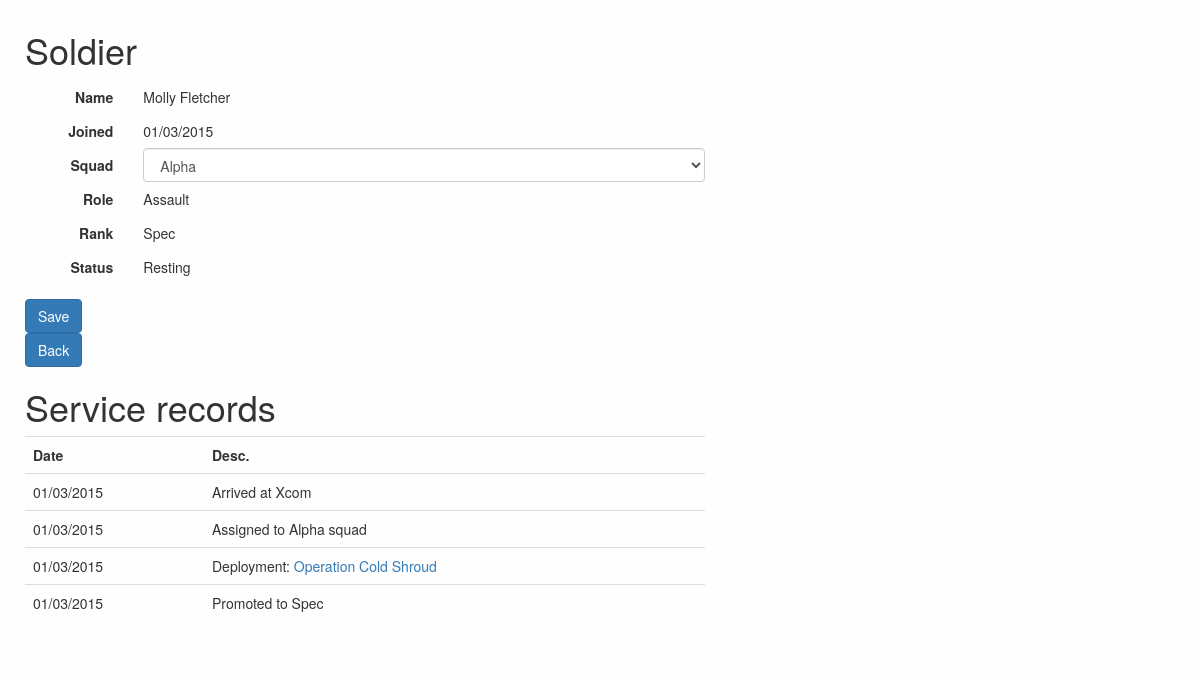
Page /troops/4/ on the committed database.
### troops/models.py (models this page shows, shortened)
class Soldier(models.Model):
	name = models.CharField(max_length = 100)
	joined = models.DateField('Joined')
	squad = models.ForeignKey(Squad, null=True)
	role = models.ForeignKey(Role)
	rank = models.ForeignKey(Rank)
	status = models.ForeignKey(Status)
	def getDate(self):
		return self.joined.strftime('%d/%m/%Y')

class Squad(models.Model):
	name = models.CharField(max_length = 100)
	joined = models.DateField('Established')

class Role(models.Model):
	name = models.CharField(max_length = 50)

class Rank(models.Model):
	name = models.CharField(max_length = 50)

class Status(models.Model):
	name = models.CharField(max_length = 50)

class SoldierEvent(models.Model):
	soldier = models.ForeignKey(Soldier)
	date = models.DateField('Date')
	name = models.CharField(max_length = 200)
	def getDate(self):
		return self.date.strftime('%d/%m/%Y')

class Mission(models.Model):
	name = models.CharField(max_length = 100)
	missionType = models.ForeignKey(MissionType)
	date = models.DateField('Date')
	squad = models.ForeignKey(Squad)
	result = models.ForeignKey(MissionResult)
	wounded = models.IntegerField(default=0)
	dead = models.IntegerField(default=0)
	def getDate(self):
		return self.date.strftime('%d/%m/%Y')

### troops/views.py (the view)
# urls.py: url(r'^(?P<soldier_id>\d+)/$', views.soldier, name='soldier'),
def soldier(request, soldier_id):
	try:
		soldier = Soldier.objects.get(pk=soldier_id)
		squads = Squad.objects.all()
		events = SoldierEvent.objects.filter(soldier=soldier.id)
		deploys = Deployment.objects.filter(soldier=soldier.id)
		mission = []
		for deploy in deploys:
			mission.extend([deploy.mission])
		output = list(chain(events, mission))
		output.sort(key=lambda r: r.date)
		output.sort(key=lambda r: r.name)
	except Soldier.DoesNotExist:
		raise Http404
	return render(request, 'troops/soldier.html', {'soldier': soldier, 'events': output, 'squads': squads})

### troops/templates/troops/soldier.html
{% load staticfiles %}
{% include "troops/header.html" %}
<div class="soldier">
	<h1>Soldier</h1>
	<form class="form-horizontal" role="form" action="./assign" method="GET">
		<div class="form-group">
			<label class="col-sm-2 control-label">Name</label>
			<div class="col-sm-10">
				<p class="form-control-static">{{soldier.name}}</p>
			</div>
			<label class="col-sm-2 control-label">Joined</label>
			<div class="col-sm-10">
				<p class="form-control-static">{{soldier.getDate}}</p>
			</div>
			<label class="col-sm-2 control-label">Squad</label>
			<div class="col-sm-10">
				<select class="form-control" name="squad">
					{% for squad in squads %}
						<option {% if squad.name == soldier.squad.name %}selected="selected"{% endif %}>{{squad.name}}</option>
					{% endfor %}
				</select>
			</div>
			<label class="col-sm-2 control-label">Role</label>
			<div class="col-sm-10">
				<p class="form-control-static">{{soldier.role.name}}</p>
			</div>
			<label class="col-sm-2 control-label">Rank</label>
			<div class="col-sm-10">
				<p class="form-control-static">{{soldier.rank.name}}</p>
			</div>
			<label class="col-sm-2 control-label">Status</label>
			<div class="col-sm-10">
				<p class="form-control-static">{{soldier.status.name}}</p>
			</div>
		</div>
		<button type="submit" class="btn btn-primary">Save</button>
	</form>
	<div>
		<p><a href="/troops/">	<button type="button" class="btn btn-primary">Back</button></a></p>
	</div>
	<div>
		<h1>Service records</h1>
		<table class="table">
			<tr>
				<th>Date</th>
				<th>Desc.</th>
			</tr>
			{% for event in events %}
				<tr>
					<td>{{event.getDate}}</td>
					{% if event.squad %}
						<td>Deployment: <a href="event.id">{{event.name}}</a></td>
					{% else %}
						<td>{{event.name}}</td>
					{% endif %}
				</tr>
			{% endfor %}
		</table>
	</div>
</div>
{% include "troops/footer.html" %}

### troops/static/css/style.css (style rules this page uses)
body { background-color: #fefefe; }
.soldier { position: relative; float: left; width: 700px; padding: 10px; }

### rows in the picture
Soldier: name "Molly Fletcher", getDate "01/03/2015", squad "Alpha", role.name "Assault", rank.name "Spec", status.name "Resting"
SoldierEvent: getDate "01/03/2015", name "Arrived at Xcom"
SoldierEvent: getDate "01/03/2015", name "Assigned to Alpha squad"
Mission: getDate "01/03/2015", name "Operation Cold Shroud"
SoldierEvent: getDate "01/03/2015", name "Promoted to Spec"
